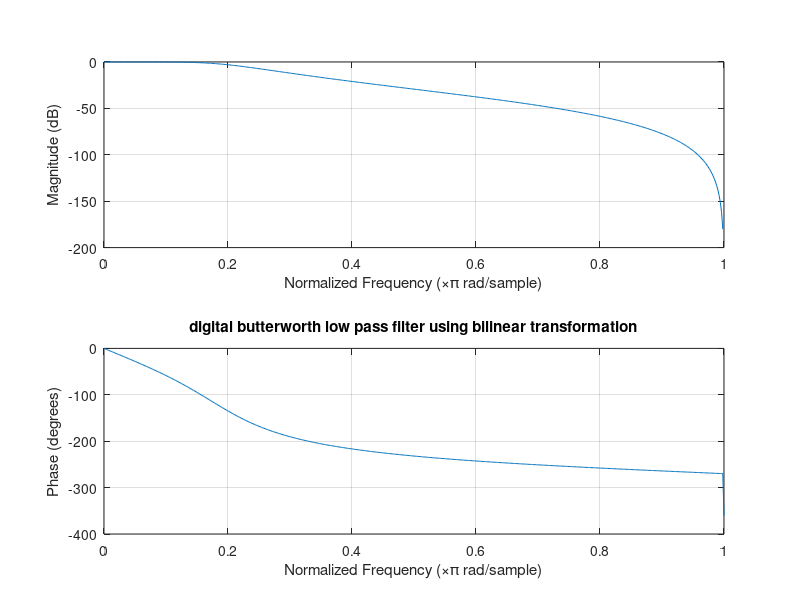

The MATLAB source for this figure:
%DIGITAL BUTTERWORTH LOWPASS FILTER USING BILINEAR TRANSFORMATION
clc;
ap=3;
as=25;
wp=0.2*pi;
ws=0.45*pi;
f=1;
POP=2*f*tan(wp/2);
POS=2*f*tan(ws/2);
[N,wc]=buttord(POP,POS,ap,as,'s');
fprintf('the order of filter:%d\n',wc);
[b,a]=butter(N,wc,'low','s');
disp('the numerator term of analog filter transfer function Ha(s)');
b
disp('the denominator term of analog filter transfer function Ha(s)');
a
[bz,az]=bilinear(b,a,f);
freqz(bz,az);
title('digital butterworth low pass filter using bilinear transformation');
disp('the numerator term of digital filter transfer function H(z)');
bz
disp('the denominator term of digital filter transfer function H(z)');
az
